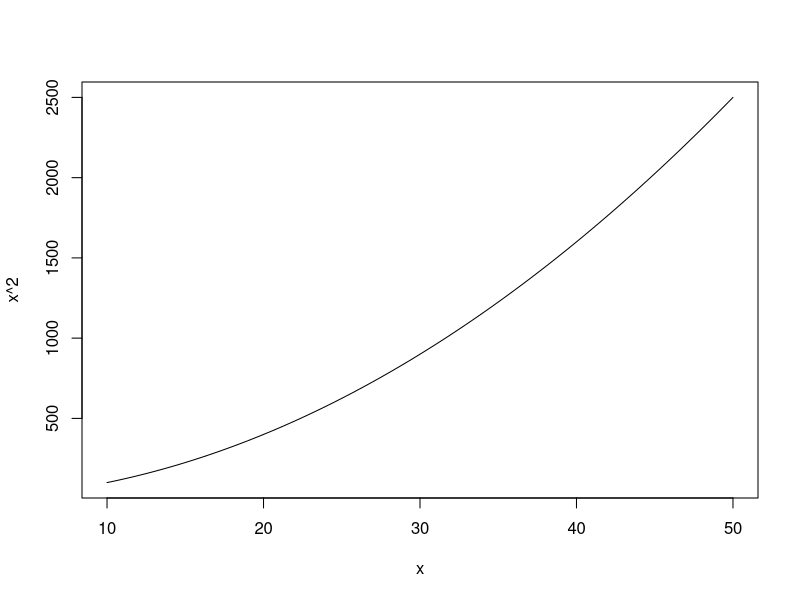

This figure's R source:
rm(list = ls()) # removes all environment variables

myVar <- 3

vector <- c(3 ,5 ,7)
print(mean(vector))

typeof(c(1,5,6)); typeof(mean); typeof("r-programming"); typeof(NULL)

# Ctrl + L to clear the console
# Alt + -  to put <-
# Ctrl + Enter to run a line of the code
# Ctrl + Shift + Enter to run all lines of the code

typeof(4) # double
typeof(4L) # integer

(m <- matrix(c(1, 5, 6, 9), nrow = 2))
apply(m, 2, mean) # apply mean function to the 2nd dimension (col) of matrix m.

# lapply - takes list, returns list
# sapply - takes list, returns vector

str(m)  # str() is an alternative function to display the summary of
        # the output produced, especially when the data set is huge.

s = c("aa", "bb", "cc", "dd", "ee")
s[1] # prints "aa" because indexing starts from 1

c(s > "aa")

pow2 <- function(x) {
  return(x^2) # return is not mandatory as the last line is returned
}

pow2(6)

dir() # current directory content
ls() # environment content (variables, functions, ...)
getwd() # print current working directory path

x <- 1:16 # same as y
y <- seq(1, 16) # same as x

curve(x^2, to = 50, from = 10) # curvy plot?

typeof(c(1, 2, 3)) # double
typeof(1:3) # integer
